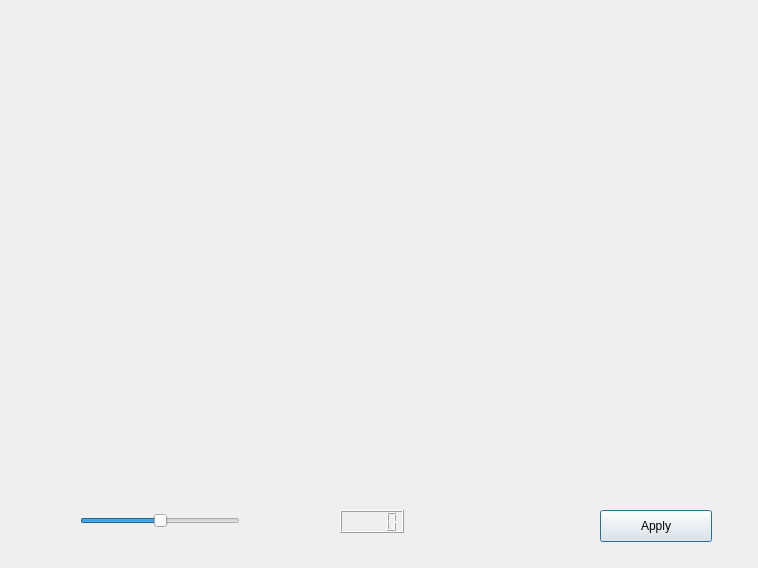
<?xml version="1.0" encoding="UTF-8"?>
<ui version="4.0">
 <class>Saturation</class>
 <widget class="QDialog" name="Saturation">
  <property name="geometry">
   <rect>
    <x>0</x>
    <y>0</y>
    <width>758</width>
    <height>568</height>
   </rect>
  </property>
  <property name="windowTitle">
   <string>Dialog</string>
  </property>
  <widget class="QLabel" name="label_img_saturation">
   <property name="geometry">
    <rect>
     <x>37</x>
     <y>35</y>
     <width>641</width>
     <height>411</height>
    </rect>
   </property>
   <property name="text">
    <string/>
   </property>
  </widget>
  <widget class="QLCDNumber" name="lcd_saturation">
   <property name="geometry">
    <rect>
     <x>340</x>
     <y>510</y>
     <width>64</width>
     <height>23</height>
    </rect>
   </property>
  </widget>
  <widget class="QSlider" name="saturationSlider">
   <property name="geometry">
    <rect>
     <x>80</x>
     <y>510</y>
     <width>160</width>
     <height>22</height>
    </rect>
   </property>
   <property name="minimum">
    <number>-100</number>
   </property>
   <property name="maximum">
    <number>100</number>
   </property>
   <property name="orientation">
    <enum>Qt::Horizontal</enum>
   </property>
  </widget>
  <widget class="QPushButton" name="pushButton_apply">
   <property name="geometry">
    <rect>
     <x>600</x>
     <y>510</y>
     <width>112</width>
     <height>32</height>
    </rect>
   </property>
   <property name="text">
    <string>Apply</string>
   </property>
  </widget>
 </widget>
 <resources/>
 <connections/>
</ui>
